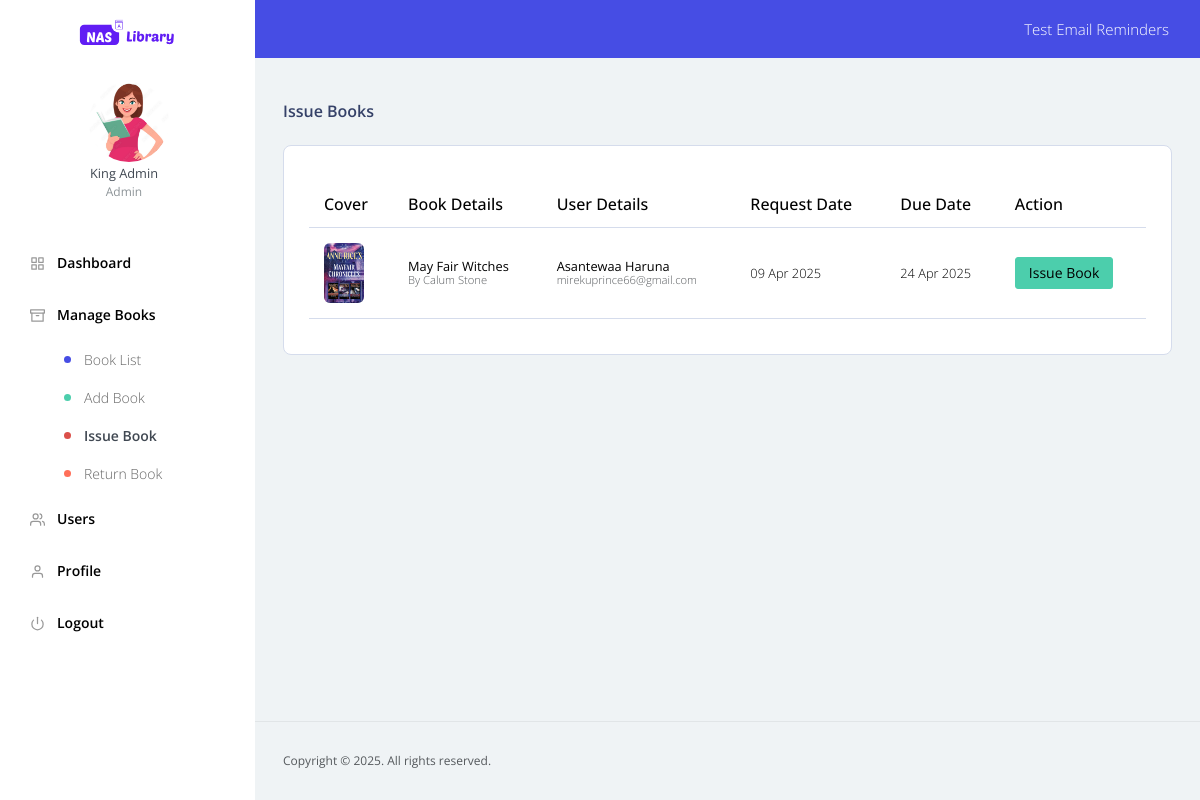
Page /admin/issue_book.php (signed in) on the committed database.
### tables this page shows
CREATE TABLE IF NOT EXISTS `users` (
  `user_id` int(11) NOT NULL AUTO_INCREMENT,
  `username` varchar(50) NOT NULL,
  `password` varchar(255) NOT NULL,
  `full_name` varchar(100) NOT NULL,
  `email` varchar(100) NOT NULL,
  `role` enum('admin','user') NOT NULL DEFAULT 'user',
  `profile_pic` varchar(100) DEFAULT NULL,
  `created_at` timestamp NULL DEFAULT CURRENT_TIMESTAMP,
  `updated_at` timestamp NULL DEFAULT CURRENT_TIMESTAMP ON UPDATE CURRENT_TIMESTAMP,
  `email_reminder` tinyint(1) DEFAULT '0',
  PRIMARY KEY (`user_id`),
  UNIQUE KEY `username` (`username`),
  UNIQUE KEY `email` (`email`)
);

CREATE TABLE IF NOT EXISTS `book_loans` (
  `loan_id` int(11) NOT NULL AUTO_INCREMENT,
  `book_id` int(11) NOT NULL,
  `user_id` int(11) NOT NULL,
  `borrow_date` timestamp NULL DEFAULT CURRENT_TIMESTAMP,
  `due_date` date NOT NULL,
  `return_date` date DEFAULT NULL,
  `status` enum('pending','borrowed','returned','overdue') NOT NULL DEFAULT 'borrowed',
  PRIMARY KEY (`loan_id`),
  KEY `book_id` (`book_id`),
  KEY `user_id` (`user_id`)
);

CREATE TABLE IF NOT EXISTS `books` (
  `book_id` int(11) NOT NULL AUTO_INCREMENT,
  `isbn` varchar(20) NOT NULL,
  `title` varchar(255) NOT NULL,
  `author` varchar(100) NOT NULL,
  `shelf_code` varchar(100) DEFAULT NULL,
  `publication_year` int(11) DEFAULT NULL,
  `genre` varchar(50) DEFAULT NULL,
  `subject` varchar(50) DEFAULT NULL,
  `description` text,
  `quantity` int(11) NOT NULL DEFAULT '1',
  `available_quantity` int(11) NOT NULL DEFAULT '1',
  `cover_image` varchar(255) DEFAULT NULL,
  `created_at` timestamp NULL DEFAULT CURRENT_TIMESTAMP,
  `updated_at` timestamp NULL DEFAULT CURRENT_TIMESTAMP ON UPDATE CURRENT_TIMESTAMP,
  PRIMARY KEY (`book_id`),
  UNIQUE KEY `isbn` (`isbn`)
);

### admin/issue_book.php (the view, shortened to what this page needs)
<?php
require_once '../config/db_connect.php';
$pending_requests_query = "
    SELECT l.loan_id, l.borrow_date, l.due_date,
           b.book_id, b.title, b.author, b.cover_image,
           u.user_id, u.full_name, u.email
    FROM book_loans l
    JOIN books b ON l.book_id = b.book_id
    JOIN users u ON l.user_id = u.user_id
    WHERE l.status = 'pending'
    ORDER BY l.borrow_date ASC
";
$pending_requests_result = $conn->query($pending_requests_query);
include('../includes/dashboard_header.php');
?>
<div class="content-wrapper">
    <div class="my-3 d-flex justify-content-between align-items-center">
        <h5>Issue Books</h5>
    </div>
    <div class="row">
        <div class="col-12">
            <div class="card rounded-3">
                <div class="card-body">
                    <?php if ($pending_requests_result->num_rows > 0): ?>
                        <div class="table-responsive">
                            <table class="table table-hover">
                                <thead>
                                    <tr>
                                        <th>Cover</th>
                                        <th>Book Details</th>
                                        <th>User Details</th>
                                        <th>Request Date</th>
                                        <th>Due Date</th>
                                        <th>Action</th>
                                    </tr>
                                </thead>
                                <tbody>
                                    <?php while ($request = $pending_requests_result->fetch_assoc()): ?>
                                        <tr>
                                            <td>
                                                <img src="../assets/images/books/<?php echo $request['cover_image'] ? $request['cover_image'] : 'default-book.svg'; ?>"
                                                     alt="Book Cover" style="width: 40px; height: 60px; object-fit: cover; border-radius: 6px;">
                                            </td>
                                            <td>
                                                <strong><?php echo $request['title']; ?></strong><br>
                                                <small class="text-muted">By <?php echo $request['author']; ?></small>
                                            </td>
                                            <td>
                                                <strong><?php echo $request['full_name']; ?></strong><br>
                                                <small class="text-muted"><?php echo $request['email']; ?></small>
                                            </td>
                                            <td><?php echo date('d M Y', strtotime($request['borrow_date'])); ?></td>
                                            <td><?php echo date('d M Y', strtotime($request['due_date'])); ?></td>
                                            <td>
                                                <form method="POST" class="d-inline">
                                                    <button type="submit" name="issue_book" class="btn btn-success btn-sm">Issue Book</button>
                                                </form>
                                            </td>
                                        </tr>
                                    <?php endwhile; ?>
                                </tbody>
                            </table>
                        </div>
                    <?php else: ?>
                        <div class="text-center">
                            <p>No pending book requests.</p>
                        </div>
                    <?php endif; ?>
                </div>
            </div>
        </div>
    </div>
</div>
<?php include_once('../includes/dashboard_footer.php'); ?>

### includes/sidenav.php (shortened to what this page needs)
<?php
    require_once '../config/db_connect.php';
    $user_id = isset($_SESSION['user_id']) ? $_SESSION['user_id'] : null;
    $user_info = null;
    if ($user_id) {
        $query = "SELECT full_name, role, profile_pic FROM users WHERE user_id = ?";
        $stmt = $conn->prepare($query);
        $stmt->bind_param("i", $user_id);
        $stmt->execute();
        $result = $stmt->get_result();
        $user_info = $result->fetch_assoc();
    }
    $user_role = $user_info ? $user_info['role'] : '';
    $is_admin = ($user_role === 'admin');
    $profile_pic = $user_info && !empty($user_info['profile_pic'])
        ? '../assets/images/profiles/' . $user_info['profile_pic']
        : '../assets/images/RGU_logo.jpg';
?>
<nav class="sidebar sidebar-offcanvas" id="sidebar">
    <ul class="nav">
        <li class="nav-item nav-profile mt-4">
            <div class="nav-link">
                <div class="profile-image">
                    <img src="<?php echo $profile_pic; ?>" class="rounded-circle" alt="profile" style="width: 80px; height: 80px; object-fit: cover;"/>
                </div>
                <div class="profile-name">
                    <p class="name">
                        <?php echo $user_info ? $user_info['full_name'] : 'User'; ?>
                    </p>
                    <p class="designation">
                        <?php echo ucfirst($user_role); ?>
                    </p>
                </div>
            </div>
        </li>
        <li class="nav-item">
            <a class="nav-link" href="dashboard.php">
                <i data-feather="grid" class="sidenav-icon"></i>
                <span class="menu-title text-black font-weight-semibold">Dashboard</span>
            </a>
        </li>
        <?php if ($is_admin): ?>
            <li class="nav-item">
                <a class="nav-link" data-toggle="collapse" href="#books" aria-expanded="false" aria-controls="page-layouts">
                    <i data-feather="archive" class="sidenav-icon"></i>
                    <span class="menu-title text-black font-weight-semibold">Manage Books</span>
                </a>
            <div class="collapse" id="books">
                <ul class="nav flex-column sub-menu">
                    <li class="nav-item"> <a class="nav-link" href="./booklist.php">Book List</a></li>
                    <li class="nav-item"> <a class="nav-link" href="./addbook.php">Add Book</a></li>
                    <li class="nav-item"> <a class="nav-link" href="./issue_book.php">Issue Book</a></li>
                    <li class="nav-item"> <a class="nav-link" href="./return_book.php">Return Book</a></li>
                </ul>
            </div>
            </li>
            <li class="nav-item">
                <a class="nav-link" data-toggle="collapse" href="#users" aria-expanded="false" aria-controls="page-layouts">
                    <i data-feather="users" class="sidenav-icon"></i>
                    <span class="menu-title text-black font-weight-semibold">Users</span>
                </a>
            </li>
        <?php endif; ?>
        <li class="nav-item">
            <a class="nav-link" href="./profile.php">
                <i data-feather="user" class="sidenav-icon"></i>
                <span class="menu-title text-black font-weight-semibold">Profile</span>
            </a>
        </li>
        <li class="nav-item">
            <a class="nav-link" href="../authentication/logout.php">
                <i data-feather="power" class="sidenav-icon"></i>
                <span class="menu-title text-black font-weight-semibold">Logout</span>
            </a>
        </li>
    </ul>
</nav>

### rows in the picture
users: full_name "King Admin", role "Admin"
book_loans: book.cover_image (picture), book.title "May Fair Witches", book.author "Calum Stone", user.full_name "Asantewaa Haruna", user.email "mirekuprince66@gmail.com", borrow_date "09 Apr 2025", due_date "24 Apr 2025"
